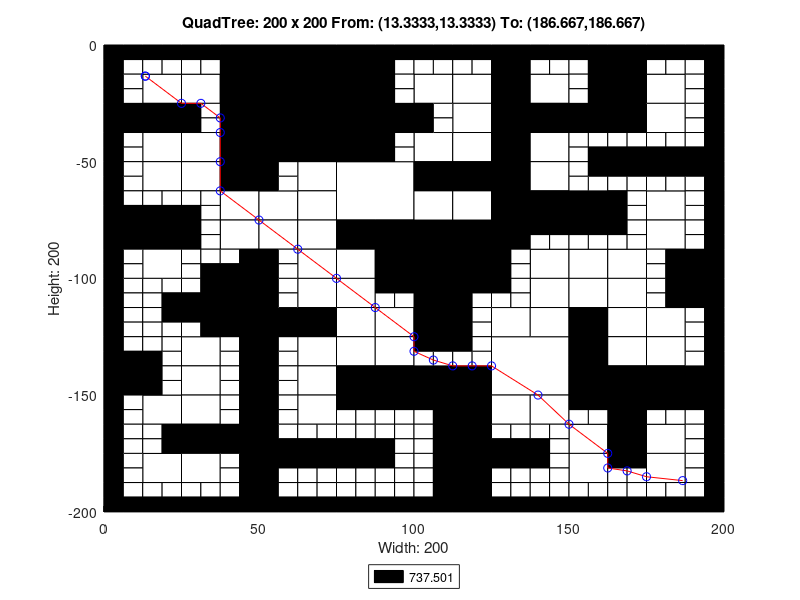

Reproduce this figure in MATLAB.
axis([0 200 -200 0]);
title('QuadTree: 200 x 200 From: (13.3333,13.3333) To: (186.667,186.667)');
xlabel('Width: 200');
ylabel('Height: 200');
rectangle('Position',[50 -25 25 25], 'FaceColor',[0 0 0]);
rectangle('Position',[50 -50 25 25], 'FaceColor',[0 0 0]);
rectangle('Position',[75 -75 25 25], 'FaceColor',[1 1 1]);
rectangle('Position',[100 -100 25 25], 'FaceColor',[0 0 0]);
rectangle('Position',[125 -150 25 25], 'FaceColor',[1 1 1]);
rectangle('Position',[12.5 -25 12.5 12.5], 'FaceColor',[1 1 1]);
rectangle('Position',[37.5 -12.5 12.5 12.5], 'FaceColor',[0 0 0]);
rectangle('Position',[25 -25 12.5 12.5], 'FaceColor',[1 1 1]);
rectangle('Position',[37.5 -25 12.5 12.5], 'FaceColor',[0 0 0]);
rectangle('Position',[0 -37.5 12.5 12.5], 'FaceColor',[0 0 0]);
rectangle('Position',[12.5 -37.5 12.5 12.5], 'FaceColor',[0 0 0]);
rectangle('Position',[12.5 -50 12.5 12.5], 'FaceColor',[1 1 1]);
rectangle('Position',[37.5 -37.5 12.5 12.5], 'FaceColor',[0 0 0]);
rectangle('Position',[25 -50 12.5 12.5], 'FaceColor',[1 1 1]);
rectangle('Position',[37.5 -50 12.5 12.5], 'FaceColor',[0 0 0]);
rectangle('Position',[75 -12.5 12.5 12.5], 'FaceColor',[0 0 0]);
rectangle('Position',[75 -25 12.5 12.5], 'FaceColor',[0 0 0]);
rectangle('Position',[75 -37.5 12.5 12.5], 'FaceColor',[0 0 0]);
rectangle('Position',[87.5 -37.5 12.5 12.5], 'FaceColor',[0 0 0]);
rectangle('Position',[75 -50 12.5 12.5], 'FaceColor',[0 0 0]);
rectangle('Position',[12.5 -62.5 12.5 12.5], 'FaceColor',[1 1 1]);
rectangle('Position',[25 -62.5 12.5 12.5], 'FaceColor',[1 1 1]);
rectangle('Position',[37.5 -62.5 12.5 12.5], 'FaceColor',[0 0 0]);
rectangle('Position',[37.5 -75 12.5 12.5], 'FaceColor',[1 1 1]);
rectangle('Position',[0 -87.5 12.5 12.5], 'FaceColor',[0 0 0]);
rectangle('Position',[12.5 -87.5 12.5 12.5], 'FaceColor',[0 0 0]);
rectangle('Position',[12.5 -100 12.5 12.5], 'FaceColor',[1 1 1]);
rectangle('Position',[37.5 -87.5 12.5 12.5], 'FaceColor',[1 1 1]);
rectangle('Position',[62.5 -62.5 12.5 12.5], 'FaceColor',[1 1 1]);
rectangle('Position',[50 -75 12.5 12.5], 'FaceColor',[1 1 1]);
rectangle('Position',[62.5 -75 12.5 12.5], 'FaceColor',[1 1 1]);
rectangle('Position',[50 -87.5 12.5 12.5], 'FaceColor',[1 1 1]);
rectangle('Position',[62.5 -87.5 12.5 12.5], 'FaceColor',[1 1 1]);
rectangle('Position',[62.5 -100 12.5 12.5], 'FaceColor',[1 1 1]);
rectangle('Position',[75 -87.5 12.5 12.5], 'FaceColor',[0 0 0]);
rectangle('Position',[87.5 -87.5 12.5 12.5], 'FaceColor',[0 0 0]);
rectangle('Position',[75 -100 12.5 12.5], 'FaceColor',[1 1 1]);
rectangle('Position',[87.5 -100 12.5 12.5], 'FaceColor',[0 0 0]);
rectangle('Position',[100 -25 12.5 12.5], 'FaceColor',[1 1 1]);
rectangle('Position',[112.5 -25 12.5 12.5], 'FaceColor',[1 1 1]);
rectangle('Position',[125 -12.5 12.5 12.5], 'FaceColor',[0 0 0]);
rectangle('Position',[125 -25 12.5 12.5], 'FaceColor',[0 0 0]);
rectangle('Position',[137.5 -25 12.5 12.5], 'FaceColor',[1 1 1]);
rectangle('Position',[112.5 -37.5 12.5 12.5], 'FaceColor',[1 1 1]);
rectangle('Position',[100 -50 12.5 12.5], 'FaceColor',[1 1 1]);
rectangle('Position',[112.5 -50 12.5 12.5], 'FaceColor',[1 1 1]);
rectangle('Position',[125 -37.5 12.5 12.5], 'FaceColor',[0 0 0]);
rectangle('Position',[137.5 -37.5 12.5 12.5], 'FaceColor',[0 0 0]);
rectangle('Position',[125 -50 12.5 12.5], 'FaceColor',[0 0 0]);
rectangle('Position',[137.5 -50 12.5 12.5], 'FaceColor',[1 1 1]);
rectangle('Position',[162.5 -12.5 12.5 12.5], 'FaceColor',[0 0 0]);
rectangle('Position',[162.5 -25 12.5 12.5], 'FaceColor',[0 0 0]);
rectangle('Position',[175 -25 12.5 12.5], 'FaceColor',[1 1 1]);
rectangle('Position',[150 -37.5 12.5 12.5], 'FaceColor',[0 0 0]);
rectangle('Position',[162.5 -37.5 12.5 12.5], 'FaceColor',[0 0 0]);
rectangle('Position',[175 -37.5 12.5 12.5], 'FaceColor',[1 1 1]);
rectangle('Position',[100 -62.5 12.5 12.5], 'FaceColor',[0 0 0]);
rectangle('Position',[112.5 -62.5 12.5 12.5], 'FaceColor',[0 0 0]);
rectangle('Position',[100 -75 12.5 12.5], 'FaceColor',[1 1 1]);
rectangle('Position',[112.5 -75 12.5 12.5], 'FaceColor',[1 1 1]);
rectangle('Position',[125 -62.5 12.5 12.5], 'FaceColor',[0 0 0]);
rectangle('Position',[137.5 -62.5 12.5 12.5], 'FaceColor',[1 1 1]);
rectangle('Position',[125 -75 12.5 12.5], 'FaceColor',[0 0 0]);
rectangle('Position',[137.5 -75 12.5 12.5], 'FaceColor',[0 0 0]);
rectangle('Position',[125 -87.5 12.5 12.5], 'FaceColor',[0 0 0]);
rectangle('Position',[137.5 -100 12.5 12.5], 'FaceColor',[1 1 1]);
rectangle('Position',[150 -75 12.5 12.5], 'FaceColor',[0 0 0]);
rectangle('Position',[175 -75 12.5 12.5], 'FaceColor',[1 1 1]);
rectangle('Position',[150 -100 12.5 12.5], 'FaceColor',[1 1 1]);
rectangle('Position',[162.5 -100 12.5 12.5], 'FaceColor',[1 1 1]);
rectangle('Position',[175 -87.5 12.5 12.5], 'FaceColor',[1 1 1]);
rectangle('Position',[187.5 -100 12.5 12.5], 'FaceColor',[0 0 0]);
rectangle('Position',[37.5 -112.5 12.5 12.5], 'FaceColor',[0 0 0]);
rectangle('Position',[37.5 -125 12.5 12.5], 'FaceColor',[0 0 0]);
rectangle('Position',[0 -150 12.5 12.5], 'FaceColor',[0 0 0]);
rectangle('Position',[25 -137.5 12.5 12.5], 'FaceColor',[1 1 1]);
rectangle('Position',[25 -150 12.5 12.5], 'FaceColor',[1 1 1]);
rectangle('Position',[62.5 -112.5 12.5 12.5], 'FaceColor',[1 1 1]);
rectangle('Position',[50 -125 12.5 12.5], 'FaceColor',[0 0 0]);
rectangle('Position',[62.5 -125 12.5 12.5], 'FaceColor',[0 0 0]);
rectangle('Position',[75 -112.5 12.5 12.5], 'FaceColor',[1 1 1]);
rectangle('Position',[75 -125 12.5 12.5], 'FaceColor',[1 1 1]);
rectangle('Position',[87.5 -125 12.5 12.5], 'FaceColor',[1 1 1]);
rectangle('Position',[62.5 -137.5 12.5 12.5], 'FaceColor',[1 1 1]);
rectangle('Position',[62.5 -150 12.5 12.5], 'FaceColor',[1 1 1]);
rectangle('Position',[75 -137.5 12.5 12.5], 'FaceColor',[1 1 1]);
rectangle('Position',[87.5 -137.5 12.5 12.5], 'FaceColor',[1 1 1]);
rectangle('Position',[75 -150 12.5 12.5], 'FaceColor',[0 0 0]);
rectangle('Position',[87.5 -150 12.5 12.5], 'FaceColor',[0 0 0]);
rectangle('Position',[12.5 -162.5 12.5 12.5], 'FaceColor',[1 1 1]);
rectangle('Position',[25 -162.5 12.5 12.5], 'FaceColor',[1 1 1]);
rectangle('Position',[25 -175 12.5 12.5], 'FaceColor',[0 0 0]);
rectangle('Position',[37.5 -175 12.5 12.5], 'FaceColor',[0 0 0]);
rectangle('Position',[12.5 -187.5 12.5 12.5], 'FaceColor',[1 1 1]);
rectangle('Position',[25 -187.5 12.5 12.5], 'FaceColor',[1 1 1]);
rectangle('Position',[62.5 -162.5 12.5 12.5], 'FaceColor',[1 1 1]);
rectangle('Position',[100 -112.5 12.5 12.5], 'FaceColor',[0 0 0]);
rectangle('Position',[100 -125 12.5 12.5], 'FaceColor',[0 0 0]);
rectangle('Position',[137.5 -112.5 12.5 12.5], 'FaceColor',[1 1 1]);
rectangle('Position',[125 -125 12.5 12.5], 'FaceColor',[1 1 1]);
rectangle('Position',[137.5 -125 12.5 12.5], 'FaceColor',[1 1 1]);
rectangle('Position',[100 -150 12.5 12.5], 'FaceColor',[0 0 0]);
rectangle('Position',[112.5 -150 12.5 12.5], 'FaceColor',[0 0 0]);
rectangle('Position',[150 -112.5 12.5 12.5], 'FaceColor',[1 1 1]);
rectangle('Position',[162.5 -112.5 12.5 12.5], 'FaceColor',[1 1 1]);
rectangle('Position',[150 -125 12.5 12.5], 'FaceColor',[0 0 0]);
rectangle('Position',[162.5 -125 12.5 12.5], 'FaceColor',[1 1 1]);
rectangle('Position',[187.5 -112.5 12.5 12.5], 'FaceColor',[0 0 0]);
rectangle('Position',[175 -125 12.5 12.5], 'FaceColor',[1 1 1]);
rectangle('Position',[150 -137.5 12.5 12.5], 'FaceColor',[0 0 0]);
rectangle('Position',[162.5 -137.5 12.5 12.5], 'FaceColor',[1 1 1]);
rectangle('Position',[150 -150 12.5 12.5], 'FaceColor',[0 0 0]);
rectangle('Position',[162.5 -150 12.5 12.5], 'FaceColor',[0 0 0]);
rectangle('Position',[175 -137.5 12.5 12.5], 'FaceColor',[1 1 1]);
rectangle('Position',[175 -150 12.5 12.5], 'FaceColor',[0 0 0]);
rectangle('Position',[187.5 -150 12.5 12.5], 'FaceColor',[0 0 0]);
rectangle('Position',[112.5 -162.5 12.5 12.5], 'FaceColor',[0 0 0]);
rectangle('Position',[112.5 -175 12.5 12.5], 'FaceColor',[0 0 0]);
rectangle('Position',[125 -162.5 12.5 12.5], 'FaceColor',[1 1 1]);
rectangle('Position',[137.5 -162.5 12.5 12.5], 'FaceColor',[1 1 1]);
rectangle('Position',[112.5 -187.5 12.5 12.5], 'FaceColor',[0 0 0]);
rectangle('Position',[112.5 -200 12.5 12.5], 'FaceColor',[0 0 0]);
rectangle('Position',[162.5 -162.5 12.5 12.5], 'FaceColor',[0 0 0]);
rectangle('Position',[150 -175 12.5 12.5], 'FaceColor',[1 1 1]);
rectangle('Position',[162.5 -175 12.5 12.5], 'FaceColor',[0 0 0]);
rectangle('Position',[175 -175 12.5 12.5], 'FaceColor',[1 1 1]);
rectangle('Position',[150 -187.5 12.5 12.5], 'FaceColor',[1 1 1]);
rectangle('Position',[175 -187.5 12.5 12.5], 'FaceColor',[1 1 1]);
rectangle('Position',[0 -6.25 6.25 6.25], 'FaceColor',[0 0 0]);
rectangle('Position',[6.25 -6.25 6.25 6.25], 'FaceColor',[0 0 0]);
rectangle('Position',[0 -12.5 6.25 6.25], 'FaceColor',[0 0 0]);
rectangle('Position',[6.25 -12.5 6.25 6.25], 'FaceColor',[1 1 1]);
rectangle('Position',[12.5 -6.25 6.25 6.25], 'FaceColor',[0 0 0]);
rectangle('Position',[18.75 -6.25 6.25 6.25], 'FaceColor',[0 0 0]);
rectangle('Position',[12.5 -12.5 6.25 6.25], 'FaceColor',[1 1 1]);
rectangle('Position',[18.75 -12.5 6.25 6.25], 'FaceColor',[1 1 1]);
rectangle('Position',[0 -18.75 6.25 6.25], 'FaceColor',[0 0 0]);
rectangle('Position',[6.25 -18.75 6.25 6.25], 'FaceColor',[1 1 1]);
rectangle('Position',[0 -25 6.25 6.25], 'FaceColor',[0 0 0]);
rectangle('Position',[6.25 -25 6.25 6.25], 'FaceColor',[1 1 1]);
rectangle('Position',[25 -6.25 6.25 6.25], 'FaceColor',[0 0 0]);
rectangle('Position',[31.25 -6.25 6.25 6.25], 'FaceColor',[0 0 0]);
rectangle('Position',[25 -12.5 6.25 6.25], 'FaceColor',[1 1 1]);
rectangle('Position',[31.25 -12.5 6.25 6.25], 'FaceColor',[1 1 1]);
rectangle('Position',[0 -43.75 6.25 6.25], 'FaceColor',[0 0 0]);
rectangle('Position',[6.25 -43.75 6.25 6.25], 'FaceColor',[1 1 1]);
rectangle('Position',[0 -50 6.25 6.25], 'FaceColor',[0 0 0]);
rectangle('Position',[6.25 -50 6.25 6.25], 'FaceColor',[1 1 1]);
rectangle('Position',[25 -31.25 6.25 6.25], 'FaceColor',[0 0 0]);
rectangle('Position',[31.25 -31.25 6.25 6.25], 'FaceColor',[1 1 1]);
rectangle('Position',[25 -37.5 6.25 6.25], 'FaceColor',[0 0 0]);
rectangle('Position',[31.25 -37.5 6.25 6.25], 'FaceColor',[1 1 1]);
rectangle('Position',[87.5 -6.25 6.25 6.25], 'FaceColor',[0 0 0]);
rectangle('Position',[93.75 -6.25 6.25 6.25], 'FaceColor',[0 0 0]);
rectangle('Position',[87.5 -12.5 6.25 6.25], 'FaceColor',[0 0 0]);
rectangle('Position',[93.75 -12.5 6.25 6.25], 'FaceColor',[1 1 1]);
rectangle('Position',[87.5 -18.75 6.25 6.25], 'FaceColor',[0 0 0]);
rectangle('Position',[93.75 -18.75 6.25 6.25], 'FaceColor',[1 1 1]);
rectangle('Position',[87.5 -25 6.25 6.25], 'FaceColor',[0 0 0]);
rectangle('Position',[93.75 -25 6.25 6.25], 'FaceColor',[1 1 1]);
rectangle('Position',[87.5 -43.75 6.25 6.25], 'FaceColor',[0 0 0]);
rectangle('Position',[93.75 -43.75 6.25 6.25], 'FaceColor',[1 1 1]);
rectangle('Position',[87.5 -50 6.25 6.25], 'FaceColor',[0 0 0]);
rectangle('Position',[93.75 -50 6.25 6.25], 'FaceColor',[1 1 1]);
rectangle('Position',[0 -56.25 6.25 6.25], 'FaceColor',[0 0 0]);
rectangle('Position',[6.25 -56.25 6.25 6.25], 'FaceColor',[1 1 1]);
rectangle('Position',[0 -62.5 6.25 6.25], 'FaceColor',[0 0 0]);
rectangle('Position',[6.25 -62.5 6.25 6.25], 'FaceColor',[1 1 1]);
rectangle('Position',[0 -68.75 6.25 6.25], 'FaceColor',[0 0 0]);
rectangle('Position',[6.25 -68.75 6.25 6.25], 'FaceColor',[1 1 1]);
rectangle('Position',[0 -75 6.25 6.25], 'FaceColor',[0 0 0]);
rectangle('Position',[6.25 -75 6.25 6.25], 'FaceColor',[0 0 0]);
rectangle('Position',[12.5 -68.75 6.25 6.25], 'FaceColor',[1 1 1]);
rectangle('Position',[18.75 -68.75 6.25 6.25], 'FaceColor',[1 1 1]);
rectangle('Position',[12.5 -75 6.25 6.25], 'FaceColor',[0 0 0]);
rectangle('Position',[18.75 -75 6.25 6.25], 'FaceColor',[0 0 0]);
rectangle('Position',[25 -68.75 6.25 6.25], 'FaceColor',[1 1 1]);
rectangle('Position',[31.25 -68.75 6.25 6.25], 'FaceColor',[1 1 1]);
rectangle('Position',[25 -75 6.25 6.25], 'FaceColor',[0 0 0]);
rectangle('Position',[31.25 -75 6.25 6.25], 'FaceColor',[1 1 1]);
rectangle('Position',[0 -93.75 6.25 6.25], 'FaceColor',[0 0 0]);
rectangle('Position',[6.25 -93.75 6.25 6.25], 'FaceColor',[1 1 1]);
rectangle('Position',[0 -100 6.25 6.25], 'FaceColor',[0 0 0]);
rectangle('Position',[6.25 -100 6.25 6.25], 'FaceColor',[1 1 1]);
rectangle('Position',[25 -81.25 6.25 6.25], 'FaceColor',[0 0 0]);
rectangle('Position',[31.25 -81.25 6.25 6.25], 'FaceColor',[1 1 1]);
rectangle('Position',[25 -87.5 6.25 6.25], 'FaceColor',[0 0 0]);
rectangle('Position',[31.25 -87.5 6.25 6.25], 'FaceColor',[1 1 1]);
rectangle('Position',[25 -93.75 6.25 6.25], 'FaceColor',[1 1 1]);
rectangle('Position',[31.25 -93.75 6.25 6.25], 'FaceColor',[1 1 1]);
rectangle('Position',[25 -100 6.25 6.25], 'FaceColor',[1 1 1]);
rectangle('Position',[31.25 -100 6.25 6.25], 'FaceColor',[0 0 0]);
rectangle('Position',[37.5 -93.75 6.25 6.25], 'FaceColor',[1 1 1]);
rectangle('Position',[43.75 -93.75 6.25 6.25], 'FaceColor',[0 0 0]);
rectangle('Position',[37.5 -100 6.25 6.25], 'FaceColor',[0 0 0]);
rectangle('Position',[43.75 -100 6.25 6.25], 'FaceColor',[0 0 0]);
rectangle('Position',[50 -56.25 6.25 6.25], 'FaceColor',[0 0 0]);
rectangle('Position',[56.25 -56.25 6.25 6.25], 'FaceColor',[1 1 1]);
rectangle('Position',[50 -62.5 6.25 6.25], 'FaceColor',[0 0 0]);
rectangle('Position',[56.25 -62.5 6.25 6.25], 'FaceColor',[1 1 1]);
rectangle('Position',[50 -93.75 6.25 6.25], 'FaceColor',[0 0 0]);
rectangle('Position',[56.25 -93.75 6.25 6.25], 'FaceColor',[1 1 1]);
rectangle('Position',[50 -100 6.25 6.25], 'FaceColor',[0 0 0]);
rectangle('Position',[56.25 -100 6.25 6.25], 'FaceColor',[1 1 1]);
rectangle('Position',[100 -6.25 6.25 6.25], 'FaceColor',[0 0 0]);
rectangle('Position',[106.25 -6.25 6.25 6.25], 'FaceColor',[0 0 0]);
rectangle('Position',[100 -12.5 6.25 6.25], 'FaceColor',[1 1 1]);
rectangle('Position',[106.25 -12.5 6.25 6.25], 'FaceColor',[1 1 1]);
rectangle('Position',[112.5 -6.25 6.25 6.25], 'FaceColor',[0 0 0]);
rectangle('Position',[118.75 -6.25 6.25 6.25], 'FaceColor',[0 0 0]);
rectangle('Position',[112.5 -12.5 6.25 6.25], 'FaceColor',[1 1 1]);
rectangle('Position',[118.75 -12.5 6.25 6.25], 'FaceColor',[1 1 1]);
rectangle('Position',[137.5 -6.25 6.25 6.25], 'FaceColor',[0 0 0]);
rectangle('Position',[143.75 -6.25 6.25 6.25], 'FaceColor',[0 0 0]);
rectangle('Position',[137.5 -12.5 6.25 6.25], 'FaceColor',[1 1 1]);
rectangle('Position',[143.75 -12.5 6.25 6.25], 'FaceColor',[1 1 1]);
rectangle('Position',[100 -31.25 6.25 6.25], 'FaceColor',[0 0 0]);
rectangle('Position',[106.25 -31.25 6.25 6.25], 'FaceColor',[1 1 1]);
rectangle('Position',[100 -37.5 6.25 6.25], 'FaceColor',[0 0 0]);
rectangle('Position',[106.25 -37.5 6.25 6.25], 'FaceColor',[1 1 1]);
rectangle('Position',[150 -6.25 6.25 6.25], 'FaceColor',[0 0 0]);
rectangle('Position',[156.25 -6.25 6.25 6.25], 'FaceColor',[0 0 0]);
rectangle('Position',[150 -12.5 6.25 6.25], 'FaceColor',[1 1 1]);
rectangle('Position',[156.25 -12.5 6.25 6.25], 'FaceColor',[0 0 0]);
rectangle('Position',[150 -18.75 6.25 6.25], 'FaceColor',[1 1 1]);
rectangle('Position',[156.25 -18.75 6.25 6.25], 'FaceColor',[0 0 0]);
rectangle('Position',[150 -25 6.25 6.25], 'FaceColor',[1 1 1]);
rectangle('Position',[156.25 -25 6.25 6.25], 'FaceColor',[0 0 0]);
rectangle('Position',[175 -6.25 6.25 6.25], 'FaceColor',[0 0 0]);
rectangle('Position',[181.25 -6.25 6.25 6.25], 'FaceColor',[0 0 0]);
rectangle('Position',[175 -12.5 6.25 6.25], 'FaceColor',[1 1 1]);
rectangle('Position',[181.25 -12.5 6.25 6.25], 'FaceColor',[1 1 1]);
rectangle('Position',[187.5 -6.25 6.25 6.25], 'FaceColor',[0 0 0]);
rectangle('Position',[193.75 -6.25 6.25 6.25], 'FaceColor',[0 0 0]);
rectangle('Position',[187.5 -12.5 6.25 6.25], 'FaceColor',[1 1 1]);
rectangle('Position',[193.75 -12.5 6.25 6.25], 'FaceColor',[0 0 0]);
rectangle('Position',[187.5 -18.75 6.25 6.25], 'FaceColor',[1 1 1]);
rectangle('Position',[193.75 -18.75 6.25 6.25], 'FaceColor',[0 0 0]);
rectangle('Position',[187.5 -25 6.25 6.25], 'FaceColor',[1 1 1]);
rectangle('Position',[193.75 -25 6.25 6.25], 'FaceColor',[0 0 0]);
rectangle('Position',[150 -43.75 6.25 6.25], 'FaceColor',[1 1 1]);
rectangle('Position',[156.25 -43.75 6.25 6.25], 'FaceColor',[1 1 1]);
rectangle('Position',[150 -50 6.25 6.25], 'FaceColor',[1 1 1]);
rectangle('Position',[156.25 -50 6.25 6.25], 'FaceColor',[0 0 0]);
rectangle('Position',[162.5 -43.75 6.25 6.25], 'FaceColor',[1 1 1]);
rectangle('Position',[168.75 -43.75 6.25 6.25], 'FaceColor',[1 1 1]);
rectangle('Position',[162.5 -50 6.25 6.25], 'FaceColor',[0 0 0]);
rectangle('Position',[168.75 -50 6.25 6.25], 'FaceColor',[0 0 0]);
rectangle('Position',[187.5 -31.25 6.25 6.25], 'FaceColor',[1 1 1]);
rectangle('Position',[193.75 -31.25 6.25 6.25], 'FaceColor',[0 0 0]);
rectangle('Position',[187.5 -37.5 6.25 6.25], 'FaceColor',[1 1 1]);
rectangle('Position',[193.75 -37.5 6.25 6.25], 'FaceColor',[0 0 0]);
rectangle('Position',[175 -43.75 6.25 6.25], 'FaceColor',[1 1 1]);
rectangle('Position',[181.25 -43.75 6.25 6.25], 'FaceColor',[1 1 1]);
rectangle('Position',[175 -50 6.25 6.25], 'FaceColor',[0 0 0]);
rectangle('Position',[181.25 -50 6.25 6.25], 'FaceColor',[0 0 0]);
rectangle('Position',[187.5 -43.75 6.25 6.25], 'FaceColor',[1 1 1]);
rectangle('Position',[193.75 -43.75 6.25 6.25], 'FaceColor',[0 0 0]);
rectangle('Position',[187.5 -50 6.25 6.25], 'FaceColor',[0 0 0]);
rectangle('Position',[193.75 -50 6.25 6.25], 'FaceColor',[0 0 0]);
rectangle('Position',[137.5 -81.25 6.25 6.25], 'FaceColor',[0 0 0]);
rectangle('Position',[143.75 -81.25 6.25 6.25], 'FaceColor',[0 0 0]);
rectangle('Position',[137.5 -87.5 6.25 6.25], 'FaceColor',[1 1 1]);
rectangle('Position',[143.75 -87.5 6.25 6.25], 'FaceColor',[1 1 1]);
rectangle('Position',[125 -93.75 6.25 6.25], 'FaceColor',[0 0 0]);
rectangle('Position',[131.25 -93.75 6.25 6.25], 'FaceColor',[1 1 1]);
rectangle('Position',[125 -100 6.25 6.25], 'FaceColor',[0 0 0]);
rectangle('Position',[131.25 -100 6.25 6.25], 'FaceColor',[1 1 1]);
rectangle('Position',[150 -56.25 6.25 6.25], 'FaceColor',[1 1 1]);
rectangle('Position',[156.25 -56.25 6.25 6.25], 'FaceColor',[0 0 0]);
rectangle('Position',[150 -62.5 6.25 6.25], 'FaceColor',[1 1 1]);
rectangle('Position',[156.25 -62.5 6.25 6.25], 'FaceColor',[1 1 1]);
rectangle('Position',[162.5 -56.25 6.25 6.25], 'FaceColor',[0 0 0]);
rectangle('Position',[168.75 -56.25 6.25 6.25], 'FaceColor',[0 0 0]);
rectangle('Position',[162.5 -62.5 6.25 6.25], 'FaceColor',[1 1 1]);
rectangle('Position',[168.75 -62.5 6.25 6.25], 'FaceColor',[1 1 1]);
rectangle('Position',[162.5 -68.75 6.25 6.25], 'FaceColor',[0 0 0]);
rectangle('Position',[168.75 -68.75 6.25 6.25], 'FaceColor',[1 1 1]);
rectangle('Position',[162.5 -75 6.25 6.25], 'FaceColor',[0 0 0]);
rectangle('Position',[168.75 -75 6.25 6.25], 'FaceColor',[1 1 1]);
rectangle('Position',[175 -56.25 6.25 6.25], 'FaceColor',[0 0 0]);
rectangle('Position',[181.25 -56.25 6.25 6.25], 'FaceColor',[0 0 0]);
rectangle('Position',[175 -62.5 6.25 6.25], 'FaceColor',[1 1 1]);
rectangle('Position',[181.25 -62.5 6.25 6.25], 'FaceColor',[1 1 1]);
rectangle('Position',[187.5 -56.25 6.25 6.25], 'FaceColor',[0 0 0]);
rectangle('Position',[193.75 -56.25 6.25 6.25], 'FaceColor',[0 0 0]);
rectangle('Position',[187.5 -62.5 6.25 6.25], 'FaceColor',[1 1 1]);
rectangle('Position',[193.75 -62.5 6.25 6.25], 'FaceColor',[0 0 0]);
rectangle('Position',[187.5 -68.75 6.25 6.25], 'FaceColor',[1 1 1]);
rectangle('Position',[193.75 -68.75 6.25 6.25], 'FaceColor',[0 0 0]);
rectangle('Position',[187.5 -75 6.25 6.25], 'FaceColor',[1 1 1]);
rectangle('Position',[193.75 -75 6.25 6.25], 'FaceColor',[0 0 0]);
rectangle('Position',[150 -81.25 6.25 6.25], 'FaceColor',[0 0 0]);
rectangle('Position',[156.25 -81.25 6.25 6.25], 'FaceColor',[0 0 0]);
rectangle('Position',[150 -87.5 6.25 6.25], 'FaceColor',[1 1 1]);
rectangle('Position',[156.25 -87.5 6.25 6.25], 'FaceColor',[1 1 1]);
rectangle('Position',[162.5 -81.25 6.25 6.25], 'FaceColor',[0 0 0]);
rectangle('Position',[168.75 -81.25 6.25 6.25], 'FaceColor',[1 1 1]);
rectangle('Position',[162.5 -87.5 6.25 6.25], 'FaceColor',[1 1 1]);
rectangle('Position',[168.75 -87.5 6.25 6.25], 'FaceColor',[1 1 1]);
rectangle('Position',[187.5 -81.25 6.25 6.25], 'FaceColor',[1 1 1]);
rectangle('Position',[193.75 -81.25 6.25 6.25], 'FaceColor',[0 0 0]);
rectangle('Position',[187.5 -87.5 6.25 6.25], 'FaceColor',[1 1 1]);
rectangle('Position',[193.75 -87.5 6.25 6.25], 'FaceColor',[0 0 0]);
rectangle('Position',[175 -93.75 6.25 6.25], 'FaceColor',[1 1 1]);
rectangle('Position',[181.25 -93.75 6.25 6.25], 'FaceColor',[0 0 0]);
rectangle('Position',[175 -100 6.25 6.25], 'FaceColor',[1 1 1]);
rectangle('Position',[181.25 -100 6.25 6.25], 'FaceColor',[0 0 0]);
rectangle('Position',[0 -106.25 6.25 6.25], 'FaceColor',[0 0 0]);
rectangle('Position',[6.25 -106.25 6.25 6.25], 'FaceColor',[1 1 1]);
rectangle('Position',[0 -112.5 6.25 6.25], 'FaceColor',[0 0 0]);
rectangle('Position',[6.25 -112.5 6.25 6.25], 'FaceColor',[1 1 1]);
rectangle('Position',[12.5 -106.25 6.25 6.25], 'FaceColor',[1 1 1]);
rectangle('Position',[18.75 -106.25 6.25 6.25], 'FaceColor',[1 1 1]);
rectangle('Position',[12.5 -112.5 6.25 6.25], 'FaceColor',[1 1 1]);
rectangle('Position',[18.75 -112.5 6.25 6.25], 'FaceColor',[0 0 0]);
rectangle('Position',[0 -118.75 6.25 6.25], 'FaceColor',[0 0 0]);
rectangle('Position',[6.25 -118.75 6.25 6.25], 'FaceColor',[1 1 1]);
rectangle('Position',[0 -125 6.25 6.25], 'FaceColor',[0 0 0]);
rectangle('Position',[6.25 -125 6.25 6.25], 'FaceColor',[1 1 1]);
rectangle('Position',[12.5 -118.75 6.25 6.25], 'FaceColor',[1 1 1]);
rectangle('Position',[18.75 -118.75 6.25 6.25], 'FaceColor',[0 0 0]);
rectangle('Position',[12.5 -125 6.25 6.25], 'FaceColor',[1 1 1]);
rectangle('Position',[18.75 -125 6.25 6.25], 'FaceColor',[1 1 1]);
rectangle('Position',[25 -106.25 6.25 6.25], 'FaceColor',[1 1 1]);
rectangle('Position',[31.25 -106.25 6.25 6.25], 'FaceColor',[0 0 0]);
rectangle('Position',[25 -112.5 6.25 6.25], 'FaceColor',[0 0 0]);
rectangle('Position',[31.25 -112.5 6.25 6.25], 'FaceColor',[0 0 0]);
rectangle('Position',[25 -118.75 6.25 6.25], 'FaceColor',[0 0 0]);
rectangle('Position',[31.25 -118.75 6.25 6.25], 'FaceColor',[0 0 0]);
rectangle('Position',[25 -125 6.25 6.25], 'FaceColor',[1 1 1]);
rectangle('Position',[31.25 -125 6.25 6.25], 'FaceColor',[0 0 0]);
rectangle('Position',[0 -131.25 6.25 6.25], 'FaceColor',[0 0 0]);
rectangle('Position',[6.25 -131.25 6.25 6.25], 'FaceColor',[1 1 1]);
rectangle('Position',[0 -137.5 6.25 6.25], 'FaceColor',[0 0 0]);
rectangle('Position',[6.25 -137.5 6.25 6.25], 'FaceColor',[0 0 0]);
rectangle('Position',[12.5 -131.25 6.25 6.25], 'FaceColor',[1 1 1]);
rectangle('Position',[18.75 -131.25 6.25 6.25], 'FaceColor',[1 1 1]);
rectangle('Position',[12.5 -137.5 6.25 6.25], 'FaceColor',[0 0 0]);
rectangle('Position',[18.75 -137.5 6.25 6.25], 'FaceColor',[1 1 1]);
rectangle('Position',[12.5 -143.75 6.25 6.25], 'FaceColor',[0 0 0]);
rectangle('Position',[18.75 -143.75 6.25 6.25], 'FaceColor',[1 1 1]);
rectangle('Position',[12.5 -150 6.25 6.25], 'FaceColor',[0 0 0]);
rectangle('Position',[18.75 -150 6.25 6.25], 'FaceColor',[1 1 1]);
rectangle('Position',[37.5 -131.25 6.25 6.25], 'FaceColor',[1 1 1]);
rectangle('Position',[43.75 -131.25 6.25 6.25], 'FaceColor',[0 0 0]);
rectangle('Position',[37.5 -137.5 6.25 6.25], 'FaceColor',[1 1 1]);
rectangle('Position',[43.75 -137.5 6.25 6.25], 'FaceColor',[0 0 0]);
rectangle('Position',[37.5 -143.75 6.25 6.25], 'FaceColor',[1 1 1]);
rectangle('Position',[43.75 -143.75 6.25 6.25], 'FaceColor',[0 0 0]);
rectangle('Position',[37.5 -150 6.25 6.25], 'FaceColor',[1 1 1]);
rectangle('Position',[43.75 -150 6.25 6.25], 'FaceColor',[0 0 0]);
rectangle('Position',[50 -106.25 6.25 6.25], 'FaceColor',[0 0 0]);
rectangle('Position',[56.25 -106.25 6.25 6.25], 'FaceColor',[1 1 1]);
rectangle('Position',[50 -112.5 6.25 6.25], 'FaceColor',[0 0 0]);
rectangle('Position',[56.25 -112.5 6.25 6.25], 'FaceColor',[1 1 1]);
rectangle('Position',[87.5 -106.25 6.25 6.25], 'FaceColor',[0 0 0]);
rectangle('Position',[93.75 -106.25 6.25 6.25], 'FaceColor',[0 0 0]);
rectangle('Position',[87.5 -112.5 6.25 6.25], 'FaceColor',[1 1 1]);
rectangle('Position',[93.75 -112.5 6.25 6.25], 'FaceColor',[1 1 1]);
rectangle('Position',[50 -131.25 6.25 6.25], 'FaceColor',[0 0 0]);
rectangle('Position',[56.25 -131.25 6.25 6.25], 'FaceColor',[1 1 1]);
rectangle('Position',[50 -137.5 6.25 6.25], 'FaceColor',[0 0 0]);
rectangle('Position',[56.25 -137.5 6.25 6.25], 'FaceColor',[1 1 1]);
rectangle('Position',[50 -143.75 6.25 6.25], 'FaceColor',[0 0 0]);
rectangle('Position',[56.25 -143.75 6.25 6.25], 'FaceColor',[1 1 1]);
rectangle('Position',[50 -150 6.25 6.25], 'FaceColor',[0 0 0]);
rectangle('Position',[56.25 -150 6.25 6.25], 'FaceColor',[1 1 1]);
rectangle('Position',[0 -156.25 6.25 6.25], 'FaceColor',[0 0 0]);
rectangle('Position',[6.25 -156.25 6.25 6.25], 'FaceColor',[1 1 1]);
rectangle('Position',[0 -162.5 6.25 6.25], 'FaceColor',[0 0 0]);
rectangle('Position',[6.25 -162.5 6.25 6.25], 'FaceColor',[1 1 1]);
rectangle('Position',[0 -168.75 6.25 6.25], 'FaceColor',[0 0 0]);
rectangle('Position',[6.25 -168.75 6.25 6.25], 'FaceColor',[1 1 1]);
rectangle('Position',[0 -175 6.25 6.25], 'FaceColor',[0 0 0]);
rectangle('Position',[6.25 -175 6.25 6.25], 'FaceColor',[1 1 1]);
rectangle('Position',[12.5 -168.75 6.25 6.25], 'FaceColor',[1 1 1]);
rectangle('Position',[18.75 -168.75 6.25 6.25], 'FaceColor',[0 0 0]);
rectangle('Position',[12.5 -175 6.25 6.25], 'FaceColor',[1 1 1]);
rectangle('Position',[18.75 -175 6.25 6.25], 'FaceColor',[0 0 0]);
rectangle('Position',[37.5 -156.25 6.25 6.25], 'FaceColor',[1 1 1]);
rectangle('Position',[43.75 -156.25 6.25 6.25], 'FaceColor',[0 0 0]);
rectangle('Position',[37.5 -162.5 6.25 6.25], 'FaceColor',[1 1 1]);
rectangle('Position',[43.75 -162.5 6.25 6.25], 'FaceColor',[0 0 0]);
rectangle('Position',[0 -181.25 6.25 6.25], 'FaceColor',[0 0 0]);
rectangle('Position',[6.25 -181.25 6.25 6.25], 'FaceColor',[1 1 1]);
rectangle('Position',[0 -187.5 6.25 6.25], 'FaceColor',[0 0 0]);
rectangle('Position',[6.25 -187.5 6.25 6.25], 'FaceColor',[1 1 1]);
rectangle('Position',[0 -193.75 6.25 6.25], 'FaceColor',[0 0 0]);
rectangle('Position',[6.25 -193.75 6.25 6.25], 'FaceColor',[1 1 1]);
rectangle('Position',[0 -200 6.25 6.25], 'FaceColor',[0 0 0]);
rectangle('Position',[6.25 -200 6.25 6.25], 'FaceColor',[0 0 0]);
rectangle('Position',[12.5 -193.75 6.25 6.25], 'FaceColor',[1 1 1]);
rectangle('Position',[18.75 -193.75 6.25 6.25], 'FaceColor',[1 1 1]);
rectangle('Position',[12.5 -200 6.25 6.25], 'FaceColor',[0 0 0]);
rectangle('Position',[18.75 -200 6.25 6.25], 'FaceColor',[0 0 0]);
rectangle('Position',[37.5 -181.25 6.25 6.25], 'FaceColor',[1 1 1]);
rectangle('Position',[43.75 -181.25 6.25 6.25], 'FaceColor',[0 0 0]);
rectangle('Position',[37.5 -187.5 6.25 6.25], 'FaceColor',[1 1 1]);
rectangle('Position',[43.75 -187.5 6.25 6.25], 'FaceColor',[0 0 0]);
rectangle('Position',[25 -193.75 6.25 6.25], 'FaceColor',[1 1 1]);
rectangle('Position',[31.25 -193.75 6.25 6.25], 'FaceColor',[1 1 1]);
rectangle('Position',[25 -200 6.25 6.25], 'FaceColor',[0 0 0]);
rectangle('Position',[31.25 -200 6.25 6.25], 'FaceColor',[0 0 0]);
rectangle('Position',[37.5 -193.75 6.25 6.25], 'FaceColor',[1 1 1]);
rectangle('Position',[43.75 -193.75 6.25 6.25], 'FaceColor',[0 0 0]);
rectangle('Position',[37.5 -200 6.25 6.25], 'FaceColor',[0 0 0]);
rectangle('Position',[43.75 -200 6.25 6.25], 'FaceColor',[0 0 0]);
rectangle('Position',[50 -156.25 6.25 6.25], 'FaceColor',[0 0 0]);
rectangle('Position',[56.25 -156.25 6.25 6.25], 'FaceColor',[1 1 1]);
rectangle('Position',[50 -162.5 6.25 6.25], 'FaceColor',[0 0 0]);
rectangle('Position',[56.25 -162.5 6.25 6.25], 'FaceColor',[1 1 1]);
rectangle('Position',[50 -168.75 6.25 6.25], 'FaceColor',[0 0 0]);
rectangle('Position',[56.25 -168.75 6.25 6.25], 'FaceColor',[1 1 1]);
rectangle('Position',[50 -175 6.25 6.25], 'FaceColor',[0 0 0]);
rectangle('Position',[56.25 -175 6.25 6.25], 'FaceColor',[0 0 0]);
rectangle('Position',[62.5 -168.75 6.25 6.25], 'FaceColor',[1 1 1]);
rectangle('Position',[68.75 -168.75 6.25 6.25], 'FaceColor',[1 1 1]);
rectangle('Position',[62.5 -175 6.25 6.25], 'FaceColor',[0 0 0]);
rectangle('Position',[68.75 -175 6.25 6.25], 'FaceColor',[0 0 0]);
rectangle('Position',[75 -156.25 6.25 6.25], 'FaceColor',[0 0 0]);
rectangle('Position',[81.25 -156.25 6.25 6.25], 'FaceColor',[0 0 0]);
rectangle('Position',[75 -162.5 6.25 6.25], 'FaceColor',[1 1 1]);
rectangle('Position',[81.25 -162.5 6.25 6.25], 'FaceColor',[1 1 1]);
rectangle('Position',[87.5 -156.25 6.25 6.25], 'FaceColor',[0 0 0]);
rectangle('Position',[93.75 -156.25 6.25 6.25], 'FaceColor',[0 0 0]);
rectangle('Position',[87.5 -162.5 6.25 6.25], 'FaceColor',[1 1 1]);
rectangle('Position',[93.75 -162.5 6.25 6.25], 'FaceColor',[1 1 1]);
rectangle('Position',[75 -168.75 6.25 6.25], 'FaceColor',[1 1 1]);
rectangle('Position',[81.25 -168.75 6.25 6.25], 'FaceColor',[1 1 1]);
rectangle('Position',[75 -175 6.25 6.25], 'FaceColor',[0 0 0]);
rectangle('Position',[81.25 -175 6.25 6.25], 'FaceColor',[0 0 0]);
rectangle('Position',[87.5 -168.75 6.25 6.25], 'FaceColor',[1 1 1]);
rectangle('Position',[93.75 -168.75 6.25 6.25], 'FaceColor',[1 1 1]);
rectangle('Position',[87.5 -175 6.25 6.25], 'FaceColor',[0 0 0]);
rectangle('Position',[93.75 -175 6.25 6.25], 'FaceColor',[1 1 1]);
rectangle('Position',[50 -181.25 6.25 6.25], 'FaceColor',[0 0 0]);
rectangle('Position',[56.25 -181.25 6.25 6.25], 'FaceColor',[0 0 0]);
rectangle('Position',[50 -187.5 6.25 6.25], 'FaceColor',[0 0 0]);
rectangle('Position',[56.25 -187.5 6.25 6.25], 'FaceColor',[1 1 1]);
rectangle('Position',[62.5 -181.25 6.25 6.25], 'FaceColor',[0 0 0]);
rectangle('Position',[68.75 -181.25 6.25 6.25], 'FaceColor',[0 0 0]);
rectangle('Position',[62.5 -187.5 6.25 6.25], 'FaceColor',[1 1 1]);
rectangle('Position',[68.75 -187.5 6.25 6.25], 'FaceColor',[1 1 1]);
rectangle('Position',[50 -193.75 6.25 6.25], 'FaceColor',[0 0 0]);
rectangle('Position',[56.25 -193.75 6.25 6.25], 'FaceColor',[1 1 1]);
rectangle('Position',[50 -200 6.25 6.25], 'FaceColor',[0 0 0]);
rectangle('Position',[56.25 -200 6.25 6.25], 'FaceColor',[0 0 0]);
rectangle('Position',[62.5 -193.75 6.25 6.25], 'FaceColor',[1 1 1]);
rectangle('Position',[68.75 -193.75 6.25 6.25], 'FaceColor',[1 1 1]);
rectangle('Position',[62.5 -200 6.25 6.25], 'FaceColor',[0 0 0]);
rectangle('Position',[68.75 -200 6.25 6.25], 'FaceColor',[0 0 0]);
rectangle('Position',[75 -181.25 6.25 6.25], 'FaceColor',[0 0 0]);
rectangle('Position',[81.25 -181.25 6.25 6.25], 'FaceColor',[0 0 0]);
rectangle('Position',[75 -187.5 6.25 6.25], 'FaceColor',[1 1 1]);
rectangle('Position',[81.25 -187.5 6.25 6.25], 'FaceColor',[1 1 1]);
rectangle('Position',[87.5 -181.25 6.25 6.25], 'FaceColor',[0 0 0]);
rectangle('Position',[93.75 -181.25 6.25 6.25], 'FaceColor',[1 1 1]);
rectangle('Position',[87.5 -187.5 6.25 6.25], 'FaceColor',[1 1 1]);
rectangle('Position',[93.75 -187.5 6.25 6.25], 'FaceColor',[1 1 1]);
rectangle('Position',[75 -193.75 6.25 6.25], 'FaceColor',[1 1 1]);
rectangle('Position',[81.25 -193.75 6.25 6.25], 'FaceColor',[1 1 1]);
rectangle('Position',[75 -200 6.25 6.25], 'FaceColor',[0 0 0]);
rectangle('Position',[81.25 -200 6.25 6.25], 'FaceColor',[0 0 0]);
rectangle('Position',[87.5 -193.75 6.25 6.25], 'FaceColor',[1 1 1]);
rectangle('Position',[93.75 -193.75 6.25 6.25], 'FaceColor',[1 1 1]);
rectangle('Position',[87.5 -200 6.25 6.25], 'FaceColor',[0 0 0]);
rectangle('Position',[93.75 -200 6.25 6.25], 'FaceColor',[0 0 0]);
rectangle('Position',[112.5 -106.25 6.25 6.25], 'FaceColor',[0 0 0]);
rectangle('Position',[118.75 -106.25 6.25 6.25], 'FaceColor',[0 0 0]);
rectangle('Position',[112.5 -112.5 6.25 6.25], 'FaceColor',[0 0 0]);
rectangle('Position',[118.75 -112.5 6.25 6.25], 'FaceColor',[1 1 1]);
rectangle('Position',[112.5 -118.75 6.25 6.25], 'FaceColor',[0 0 0]);
rectangle('Position',[118.75 -118.75 6.25 6.25], 'FaceColor',[1 1 1]);
rectangle('Position',[112.5 -125 6.25 6.25], 'FaceColor',[0 0 0]);
rectangle('Position',[118.75 -125 6.25 6.25], 'FaceColor',[1 1 1]);
rectangle('Position',[125 -106.25 6.25 6.25], 'FaceColor',[0 0 0]);
rectangle('Position',[131.25 -106.25 6.25 6.25], 'FaceColor',[1 1 1]);
rectangle('Position',[125 -112.5 6.25 6.25], 'FaceColor',[1 1 1]);
rectangle('Position',[131.25 -112.5 6.25 6.25], 'FaceColor',[1 1 1]);
rectangle('Position',[100 -131.25 6.25 6.25], 'FaceColor',[0 0 0]);
rectangle('Position',[106.25 -131.25 6.25 6.25], 'FaceColor',[0 0 0]);
rectangle('Position',[100 -137.5 6.25 6.25], 'FaceColor',[1 1 1]);
rectangle('Position',[106.25 -137.5 6.25 6.25], 'FaceColor',[1 1 1]);
rectangle('Position',[112.5 -131.25 6.25 6.25], 'FaceColor',[0 0 0]);
rectangle('Position',[118.75 -131.25 6.25 6.25], 'FaceColor',[1 1 1]);
rectangle('Position',[112.5 -137.5 6.25 6.25], 'FaceColor',[1 1 1]);
rectangle('Position',[118.75 -137.5 6.25 6.25], 'FaceColor',[1 1 1]);
rectangle('Position',[175 -106.25 6.25 6.25], 'FaceColor',[1 1 1]);
rectangle('Position',[181.25 -106.25 6.25 6.25], 'FaceColor',[0 0 0]);
rectangle('Position',[175 -112.5 6.25 6.25], 'FaceColor',[1 1 1]);
rectangle('Position',[181.25 -112.5 6.25 6.25], 'FaceColor',[0 0 0]);
rectangle('Position',[187.5 -118.75 6.25 6.25], 'FaceColor',[1 1 1]);
rectangle('Position',[193.75 -118.75 6.25 6.25], 'FaceColor',[0 0 0]);
rectangle('Position',[187.5 -125 6.25 6.25], 'FaceColor',[1 1 1]);
rectangle('Position',[193.75 -125 6.25 6.25], 'FaceColor',[0 0 0]);
rectangle('Position',[187.5 -131.25 6.25 6.25], 'FaceColor',[1 1 1]);
rectangle('Position',[193.75 -131.25 6.25 6.25], 'FaceColor',[0 0 0]);
rectangle('Position',[187.5 -137.5 6.25 6.25], 'FaceColor',[1 1 1]);
rectangle('Position',[193.75 -137.5 6.25 6.25], 'FaceColor',[0 0 0]);
rectangle('Position',[100 -156.25 6.25 6.25], 'FaceColor',[0 0 0]);
rectangle('Position',[106.25 -156.25 6.25 6.25], 'FaceColor',[0 0 0]);
rectangle('Position',[100 -162.5 6.25 6.25], 'FaceColor',[1 1 1]);
rectangle('Position',[106.25 -162.5 6.25 6.25], 'FaceColor',[0 0 0]);
rectangle('Position',[100 -168.75 6.25 6.25], 'FaceColor',[1 1 1]);
rectangle('Position',[106.25 -168.75 6.25 6.25], 'FaceColor',[0 0 0]);
rectangle('Position',[100 -175 6.25 6.25], 'FaceColor',[1 1 1]);
rectangle('Position',[106.25 -175 6.25 6.25], 'FaceColor',[0 0 0]);
rectangle('Position',[125 -168.75 6.25 6.25], 'FaceColor',[1 1 1]);
rectangle('Position',[131.25 -168.75 6.25 6.25], 'FaceColor',[1 1 1]);
rectangle('Position',[125 -175 6.25 6.25], 'FaceColor',[0 0 0]);
rectangle('Position',[131.25 -175 6.25 6.25], 'FaceColor',[0 0 0]);
rectangle('Position',[137.5 -168.75 6.25 6.25], 'FaceColor',[1 1 1]);
rectangle('Position',[143.75 -168.75 6.25 6.25], 'FaceColor',[1 1 1]);
rectangle('Position',[137.5 -175 6.25 6.25], 'FaceColor',[0 0 0]);
rectangle('Position',[143.75 -175 6.25 6.25], 'FaceColor',[1 1 1]);
rectangle('Position',[100 -181.25 6.25 6.25], 'FaceColor',[1 1 1]);
rectangle('Position',[106.25 -181.25 6.25 6.25], 'FaceColor',[0 0 0]);
rectangle('Position',[100 -187.5 6.25 6.25], 'FaceColor',[1 1 1]);
rectangle('Position',[106.25 -187.5 6.25 6.25], 'FaceColor',[0 0 0]);
rectangle('Position',[100 -193.75 6.25 6.25], 'FaceColor',[1 1 1]);
rectangle('Position',[106.25 -193.75 6.25 6.25], 'FaceColor',[0 0 0]);
rectangle('Position',[100 -200 6.25 6.25], 'FaceColor',[0 0 0]);
rectangle('Position',[106.25 -200 6.25 6.25], 'FaceColor',[0 0 0]);
rectangle('Position',[125 -181.25 6.25 6.25], 'FaceColor',[0 0 0]);
rectangle('Position',[131.25 -181.25 6.25 6.25], 'FaceColor',[0 0 0]);
rectangle('Position',[125 -187.5 6.25 6.25], 'FaceColor',[1 1 1]);
rectangle('Position',[131.25 -187.5 6.25 6.25], 'FaceColor',[1 1 1]);
rectangle('Position',[137.5 -181.25 6.25 6.25], 'FaceColor',[0 0 0]);
rectangle('Position',[143.75 -181.25 6.25 6.25], 'FaceColor',[1 1 1]);
rectangle('Position',[137.5 -187.5 6.25 6.25], 'FaceColor',[1 1 1]);
rectangle('Position',[143.75 -187.5 6.25 6.25], 'FaceColor',[1 1 1]);
rectangle('Position',[125 -193.75 6.25 6.25], 'FaceColor',[1 1 1]);
rectangle('Position',[131.25 -193.75 6.25 6.25], 'FaceColor',[1 1 1]);
rectangle('Position',[125 -200 6.25 6.25], 'FaceColor',[0 0 0]);
rectangle('Position',[131.25 -200 6.25 6.25], 'FaceColor',[0 0 0]);
rectangle('Position',[137.5 -193.75 6.25 6.25], 'FaceColor',[1 1 1]);
rectangle('Position',[143.75 -193.75 6.25 6.25], 'FaceColor',[1 1 1]);
rectangle('Position',[137.5 -200 6.25 6.25], 'FaceColor',[0 0 0]);
rectangle('Position',[143.75 -200 6.25 6.25], 'FaceColor',[0 0 0]);
rectangle('Position',[150 -156.25 6.25 6.25], 'FaceColor',[0 0 0]);
rectangle('Position',[156.25 -156.25 6.25 6.25], 'FaceColor',[0 0 0]);
rectangle('Position',[150 -162.5 6.25 6.25], 'FaceColor',[1 1 1]);
rectangle('Position',[156.25 -162.5 6.25 6.25], 'FaceColor',[1 1 1]);
rectangle('Position',[175 -156.25 6.25 6.25], 'FaceColor',[0 0 0]);
rectangle('Position',[181.25 -156.25 6.25 6.25], 'FaceColor',[0 0 0]);
rectangle('Position',[175 -162.5 6.25 6.25], 'FaceColor',[1 1 1]);
rectangle('Position',[181.25 -162.5 6.25 6.25], 'FaceColor',[1 1 1]);
rectangle('Position',[187.5 -156.25 6.25 6.25], 'FaceColor',[0 0 0]);
rectangle('Position',[193.75 -156.25 6.25 6.25], 'FaceColor',[0 0 0]);
rectangle('Position',[187.5 -162.5 6.25 6.25], 'FaceColor',[1 1 1]);
rectangle('Position',[193.75 -162.5 6.25 6.25], 'FaceColor',[0 0 0]);
rectangle('Position',[187.5 -168.75 6.25 6.25], 'FaceColor',[1 1 1]);
rectangle('Position',[193.75 -168.75 6.25 6.25], 'FaceColor',[0 0 0]);
rectangle('Position',[187.5 -175 6.25 6.25], 'FaceColor',[1 1 1]);
rectangle('Position',[193.75 -175 6.25 6.25], 'FaceColor',[0 0 0]);
rectangle('Position',[162.5 -181.25 6.25 6.25], 'FaceColor',[0 0 0]);
rectangle('Position',[168.75 -181.25 6.25 6.25], 'FaceColor',[0 0 0]);
rectangle('Position',[162.5 -187.5 6.25 6.25], 'FaceColor',[1 1 1]);
rectangle('Position',[168.75 -187.5 6.25 6.25], 'FaceColor',[1 1 1]);
rectangle('Position',[150 -193.75 6.25 6.25], 'FaceColor',[1 1 1]);
rectangle('Position',[156.25 -193.75 6.25 6.25], 'FaceColor',[1 1 1]);
rectangle('Position',[150 -200 6.25 6.25], 'FaceColor',[0 0 0]);
rectangle('Position',[156.25 -200 6.25 6.25], 'FaceColor',[0 0 0]);
rectangle('Position',[162.5 -193.75 6.25 6.25], 'FaceColor',[1 1 1]);
rectangle('Position',[168.75 -193.75 6.25 6.25], 'FaceColor',[1 1 1]);
rectangle('Position',[162.5 -200 6.25 6.25], 'FaceColor',[0 0 0]);
rectangle('Position',[168.75 -200 6.25 6.25], 'FaceColor',[0 0 0]);
rectangle('Position',[187.5 -181.25 6.25 6.25], 'FaceColor',[1 1 1]);
rectangle('Position',[193.75 -181.25 6.25 6.25], 'FaceColor',[0 0 0]);
rectangle('Position',[187.5 -187.5 6.25 6.25], 'FaceColor',[1 1 1]);
rectangle('Position',[193.75 -187.5 6.25 6.25], 'FaceColor',[0 0 0]);
rectangle('Position',[175 -193.75 6.25 6.25], 'FaceColor',[1 1 1]);
rectangle('Position',[181.25 -193.75 6.25 6.25], 'FaceColor',[1 1 1]);
rectangle('Position',[175 -200 6.25 6.25], 'FaceColor',[0 0 0]);
rectangle('Position',[181.25 -200 6.25 6.25], 'FaceColor',[0 0 0]);
rectangle('Position',[187.5 -193.75 6.25 6.25], 'FaceColor',[1 1 1]);
rectangle('Position',[193.75 -193.75 6.25 6.25], 'FaceColor',[0 0 0]);
rectangle('Position',[187.5 -200 6.25 6.25], 'FaceColor',[0 0 0]);
rectangle('Position',[193.75 -200 6.25 6.25], 'FaceColor',[0 0 0]);
X=[186.667,175,168.75,162.5,162.5,150,140,125,118.75,112.5,106.25,100,100,87.5,75,62.5,50,37.5,37.5,37.5,37.5,31.25,25,13.3333,13.3333];
Y=[-186.667,-185,-182.5,-181.25,-175,-162.5,-150,-137.5,-137.5,-137.5,-135,-131.25,-125,-112.5,-100,-87.5,-75,-62.5,-50,-37.5,-31.25,-25,-25,-13.3333,-13.3333];
hold on;
plot(X,Y,'r');
plot(X,Y,'bo');
legend('737.501','Location','southoutside');
